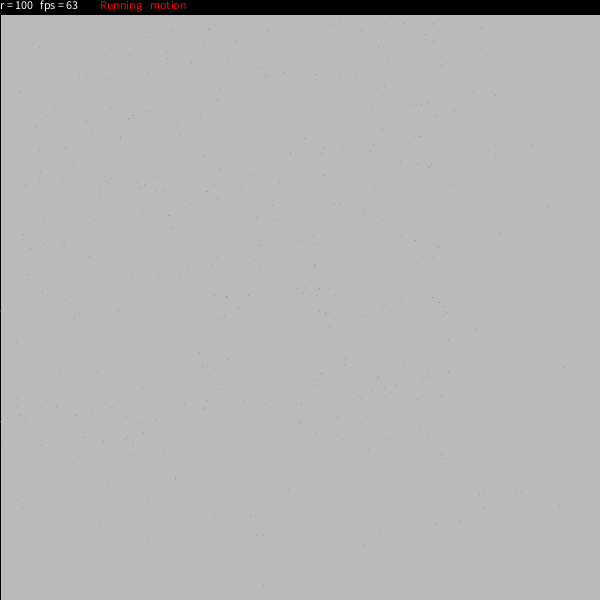
Frame 1 (no input)
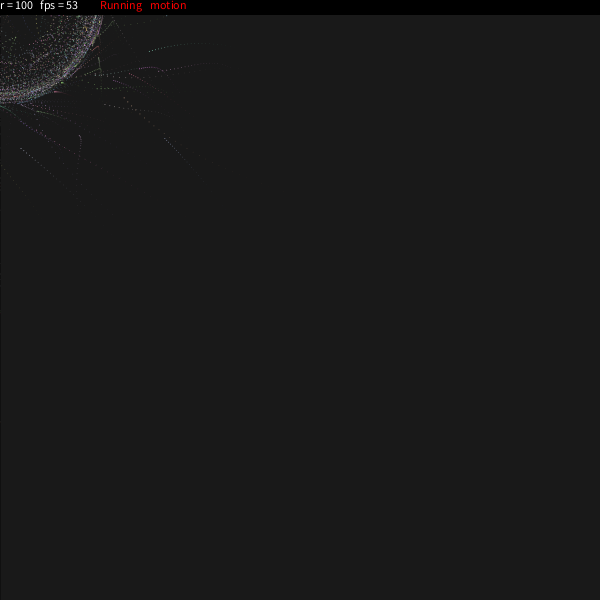
Frame 60 (the mouse pressed at the canvas centre just before this capture)
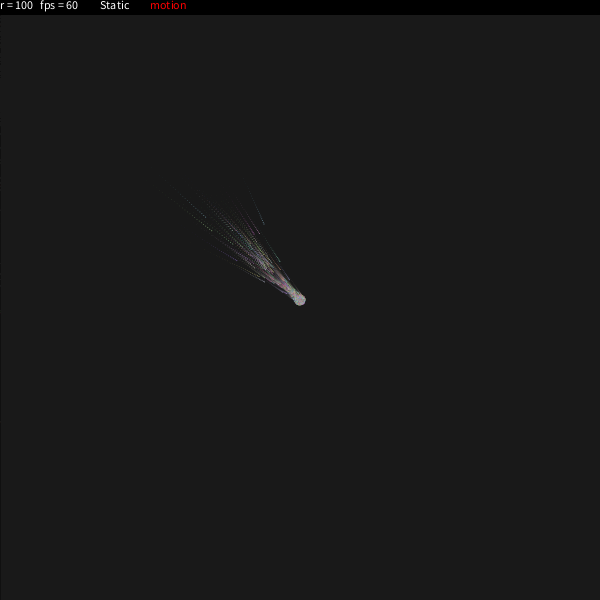
Frame 120 (the mouse held since frame 60 and released just before this capture)

The Processing sketch that drew these frames (run headless with seeded random() and noise(); from frame 60 on, the mouse is pressed at the canvas centre):

// Processing sketch: circleMoving
// ── circleMoving.pde
int num = 1000;//the number of point(s).
float mts = PI/24;//max theta speed.
int r = 100;//radius of the circle
int rdtr = 5;//range of the rdt
int rdu = 1;//radius of circle
//**********
PVector v[]=new PVector[num];
boolean mv = true;
boolean mo = true;
color c[] = new color[num];//color of each point.
float theta[] = new float[num];//original angle of each point.
float mtheta[] = new float[num];//translate angle to math value.
float dtheta[] = new float[num];//speed of theta.
float easing[] = new float[num];
int rdt[] = new int[num];//make a shuffle of radius.
void setup() {
  colorMode(RGB, 255, 255, 255);
  size(600,600);
  for (int i =0; i<num-1; i++) {
    c[i] = color(random(100, 200), random(100, 200), random(100, 200));
    v[i] = new PVector(random(width), random(height));
    theta[i] = round(random(360));
    dtheta[i] = random(mts);
    mtheta[i] = theta[i]/180*PI;
    rdt[i] = round(random(-rdtr, rdtr));
    easing[i] = random(0.02, 0.3);
  }
  frameRate(60);
}
void draw() {
  fill(25, 25, 25, 25);
  rect(0, 0, width, height);
  pushMatrix();
  noStroke();
  if (mv) {
    if (mo) {
      for (int i = 0; i<num-1; i++) {
        mtheta[i] += dtheta[i];
        v[i].lerp(mouseX+cos(mtheta[i])*(rdt[i]+r), mouseY+sin(mtheta[i])*(rdt[i]+r), 0, easing[i]);
        fill(c[i]);
        ellipse(v[i].x, v[i].y, rdu, rdu);
      }
    }
    if (!mo) {
      for (int i = 0; i<num-1; i++) {
        v[i].lerp(mouseX+cos(mtheta[i])*(rdt[i]+r), mouseY+sin(mtheta[i])*(rdt[i]+r), 0, easing[i]);
        fill(c[i]);
        ellipse(v[i].x, v[i].y, rdu, rdu);
      }
    }
  }
  if (!mv) {
    if (mo) {
      for (int i = 0; i<num-1; i++) {
        mtheta[i] += dtheta[i];
        v[i].lerp(mouseX+cos(mtheta[i])*rdt[i], mouseY+sin(mtheta[i])*rdt[i], 0, easing[i]);
        fill(c[i]);
        ellipse(v[i].x, v[i].y, rdu, rdu);
      }
    }
    if (!mo) {
      for (int i = 0; i<num-1; i++) {
        v[i].lerp(mouseX+cos(mtheta[i])*rdt[i], mouseY+sin(mtheta[i])*rdt[i], 0, easing[i]);
        fill(c[i]);
        ellipse(v[i].x, v[i].y, rdu, rdu);
      }
    }
  }
  popMatrix();
  fill(0);
  rect(0, 0, width, 15);
  fill(255);
  textAlign(LEFT, TOP);
  text("r = "+r, 0, 0);
  text("fps = "+round(frameRate), 40, 0);
  if (mv) {
    fill(255, 0, 0);
    text("Running", 100, 0);
  }
  if (!mv) {
    text("Static", 100, 0);
  }
  if (mo) {
    fill(255, 0, 0);
    text("motion", 150, 0);
  }
  if (!mo) {
    fill(255);
    text("stop", 150, 0);
  }
}
void mousePressed() {
  /*for(int i = 0;i<num-1;i++){
   v[i] = new PVector(random(width),random(height));
   theta[i] = round(random(360));
   mtheta[i] = theta[i]/180*PI;
   dtheta[i] = random(mts);
   rdt[i] = round(random(-rdtr,rdtr)+r);
   }*/
  mv = !mv;
}
void keyPressed() {
  if (key == 's'||key == 'S') {
    mo =!mo;
  }
}
void mouseWheel(MouseEvent event) {
  float e = event.getCount();
  if (e == -1) r+=10;
  if (e == 1) r-=10;
}
